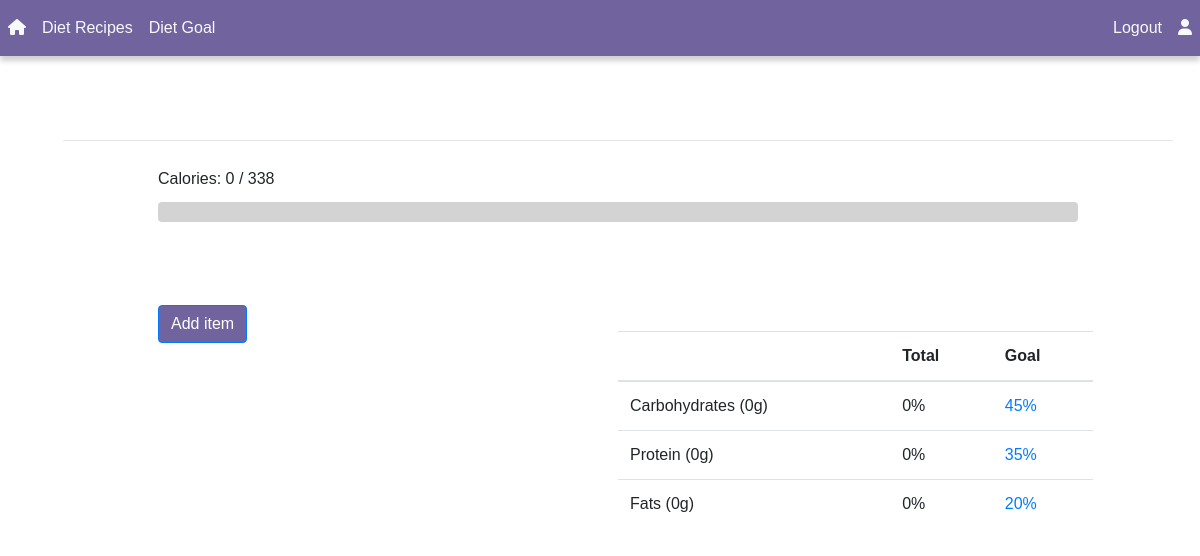
Page /diet_goal (signed in) on the committed database.
### app/models.py (models this page shows)
class User(db.Model, UserMixin):
    id = db.Column(db.Integer, primary_key=True)
    email = db.Column(db.String(150), unique = True)
    password = db.Column(db.String(150))
    first_name = db.Column(db.String(150))
    sex = db.Column(db.String(10))
    weight = db.Column(db.Integer)
    height = db.Column(db.Integer)
    age = db.Column(db.Integer)
    goal = db.Column(db.String(10))
    activity_factor = db.Column(db.Float)
    allergies = db.Column(db.String(200))
    dietary_preferences = db.Column(db.String(200))
    recommended_intake = db.Column(db.Integer)
    recommended_protein = db.Column(db.Integer)
    recommended_fats = db.Column(db.Integer)
    recommended_carbs = db.Column(db.Integer)
    items = db.relationship("Item", backref = "user")
    profile_image = db.Column(db.String(150), nullable=True)

### app/views.py (the view, shortened to what this page needs)
@views.route("/diet_goal", methods=["POST", "GET"])
def diet_goal():
    global totals
    totals = calculate_totals(current_user)
    return render_template("diet_goal.html", user=current_user, user_dict=totals)

### app/__init__.py (called while the page is built)
def create_app():
    app = Flask(__name__, template_folder="templates")
    app.config["SECRET_KEY"] = "my_key"
    db_dir = os.path.join(os.path.dirname(__file__), 'database')
    if not os.path.exists(db_dir):
        os.makedirs(db_dir)
    app.config["SQLALCHEMY_DATABASE_URI"] = f"sqlite:///{os.path.join(db_dir, DB_NAME)}"
    db.init_app(app)
    login_manager = LoginManager()
    login_manager.login_view = "auth.login"
    login_manager.init_app(app)
    @login_manager.user_loader
    def load_user(id):
        return User.query.get(int(id)) # get looks for primary key
    from .views import views
    from .auth import auth
    app.register_blueprint(views, url_prefix="/")
    app.register_blueprint(auth,url_prefix="/")
    from .models import User, Item, Recipes
    with app.app_context():
        db.create_all()
    return app

### app/views.py (called while the page is built)
def calculate_totals(user):
    totals = {category: 0 for category in ["cals", "fats", "protein", "carbs"]}
    for item in user.items:
        totals["cals"] += item.cals
        totals["protein"] += item.protein
        totals["fats"] += item.fats
        totals["carbs"] += item.carbs
    totals["percent_intake"] = (totals["cals"] / user.recommended_intake) * 100
    return totals

### app/templates/diet_goal.html (shortened to what this page needs)
{% extends "base.html" %}
{% block content %}
<div class = "container ml-5 mr-5">
    <div class = "row">
        <div class="col-md-4 col-lg-4 col-sm-12 text-center">
        </div>
    </div>
    <hr/>
    <div class="row justify-content-center">
        <div class="col-lg-10">
            <label for="progress-bar">Calories: {{ user_dict["cals"] }} / {{ user.recommended_intake|round|int }}</label>
            <svg class="progress-svg" width="100%" height="20" aria-labelledby="progress-label" role="progressbar">
                <rect id = "progressBar" class="progress-bar" x="0" y="0" width="0" height="100%" aria-label="Progress"> </rect>
            </svg>
        </div>
    </div>
    <div class = "row pt-5 justify-content-center">
        <div class = "col-lg-5">
            <br/>
            <button class= "btn btn-primary" data-toggle="modal" data-target="#myModal" style="background-color: #71639e !important;">
                Add item
            </button>
        </div>
        <div class = "col-lg-5">
            <div class="row p-3 row-cols-1">
            </div>
            <div class="row mt-2">
                <table class="table">
                    <thead>
                        <tr>
                            <th scope = "col"></th>
                            <th scope = "col">Total</th>
                            <th scope = "col">Goal</th>
                        </tr>
                    </thead>
                    <tbody>
                        <tr>
                            <td>Carbohydrates ({{ user_dict["carbs"] }}g)</td>
                            <td>
                                {% if (user_dict["carbs"] + user_dict["protein"] + user_dict["fats"]) != 0 %}
                                    {{ ((user_dict["carbs"]*4 / (user_dict["carbs"]*4 + user_dict["protein"]*4 + user_dict["fats"]*9)) * 100)|round|int }}%
                                {% else %}
                                    0%
                                {% endif %}
                            </td>
                            <td class = "text-primary">{{ ((user.recommended_carbs*4 / (user.recommended_carbs*4 + user.recommended_protein*4 + user.recommended_fats*9)) * 100)|round|int }}%</td>
                        </tr>
                        <tr>
                            <td>Protein ({{ user_dict["protein"] }}g)</td>
                            <td>
                                {% if (user_dict["carbs"] + user_dict["protein"] + user_dict["fats"]) != 0 %}
                                    {{ ((user_dict["protein"]*4 / (user_dict["carbs"]*4 + user_dict["protein"]*4 + user_dict["fats"]*9)) * 100)|round|int }}%
                                {% else %}
                                    0%
                                {% endif %}
                            </td>
                            <td class = "text-primary">{{ ((user.recommended_protein*4 / (user.recommended_carbs*4 + user.recommended_protein*4 + user.recommended_fats*9)) * 100)|round|int }}%</td>
                        </tr>
                        <tr>
                            <td>Fats ({{ user_dict["fats"] }}g)</td>
                            <td>
                                {% if (user_dict["carbs"] + user_dict["protein"] + user_dict["fats"]) != 0 %}
                                    {{ ((user_dict["fats"]*9 / (user_dict["carbs"]*4 + user_dict["protein"]*4 + user_dict["fats"]*9)) * 100)|round|int }}%
                                {% else %}
                                    0%
                                {% endif %}
                            </td>
                            <td class = "text-primary">{{ ((user.recommended_fats*9 / (user.recommended_carbs*4 + user.recommended_protein*4 + user.recommended_fats*9)) * 100)|round|int }}%</td>
                        </tr>
                    </tbody>
                </table>
            </div>
        </div>
    </div>
</div>
{% endblock %}

### app/static/style.css (style rules this page uses)
body { font-family: Arial, Helvetica, sans-serif; }
.row { padding-top: 10px; padding-bottom: 10px; }
.progress-svg { background-color: lightgray; border-radius: 4px; }

### rows in the picture
User: recommended_intake "338", recommended_carbs+recommended_protein+recommended_fats "45", recommended_protein+recommended_carbs+recommended_fats "35", recommended_fats+recommended_carbs+recommended_protein "20"

### other values in the picture
{{ user_dict["cals"] }} "0"
{{ user_dict["carbs"] }} "0"
{{ user_dict["protein"] }} "0"
{{ user_dict["fats"] }} "0"
